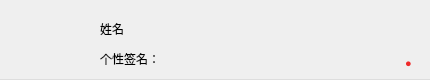
<?xml version="1.0" encoding="UTF-8"?>
<ui version="4.0">
 <class>QPeopleItem</class>
 <widget class="QWidget" name="QPeopleItem">
  <property name="geometry">
   <rect>
    <x>0</x>
    <y>0</y>
    <width>430</width>
    <height>80</height>
   </rect>
  </property>
  <property name="minimumSize">
   <size>
    <width>0</width>
    <height>80</height>
   </size>
  </property>
  <property name="maximumSize">
   <size>
    <width>16777215</width>
    <height>80</height>
   </size>
  </property>
  <property name="windowTitle">
   <string>Form</string>
  </property>
  <property name="styleSheet">
   <string notr="true"/>
  </property>
  <widget class="QLabel" name="avator">
   <property name="geometry">
    <rect>
     <x>7</x>
     <y>7</y>
     <width>65</width>
     <height>65</height>
    </rect>
   </property>
   <property name="sizePolicy">
    <sizepolicy hsizetype="Fixed" vsizetype="Minimum">
     <horstretch>0</horstretch>
     <verstretch>0</verstretch>
    </sizepolicy>
   </property>
   <property name="styleSheet">
    <string notr="true"/>
   </property>
   <property name="text">
    <string/>
   </property>
  </widget>
  <widget class="QLabel" name="name">
   <property name="geometry">
    <rect>
     <x>100</x>
     <y>20</y>
     <width>271</width>
     <height>17</height>
    </rect>
   </property>
   <property name="text">
    <string>姓名</string>
   </property>
  </widget>
  <widget class="QLabel" name="sign">
   <property name="geometry">
    <rect>
     <x>100</x>
     <y>50</y>
     <width>271</width>
     <height>17</height>
    </rect>
   </property>
   <property name="text">
    <string>个性签名：</string>
   </property>
  </widget>
  <widget class="QLabel" name="msgTint">
   <property name="geometry">
    <rect>
     <x>405</x>
     <y>55</y>
     <width>21</width>
     <height>17</height>
    </rect>
   </property>
   <property name="font">
    <font>
     <pointsize>8</pointsize>
     <weight>75</weight>
     <bold>true</bold>
    </font>
   </property>
   <property name="styleSheet">
    <string notr="true">color: rgb(239, 41, 41);</string>
   </property>
   <property name="text">
    <string>●</string>
   </property>
  </widget>
  <widget class="QLabel" name="label">
   <property name="geometry">
    <rect>
     <x>0</x>
     <y>79</y>
     <width>430</width>
     <height>1</height>
    </rect>
   </property>
   <property name="styleSheet">
    <string notr="true">background-color: #ddd;</string>
   </property>
   <property name="text">
    <string/>
   </property>
  </widget>
 </widget>
 <resources/>
 <connections/>
</ui>
